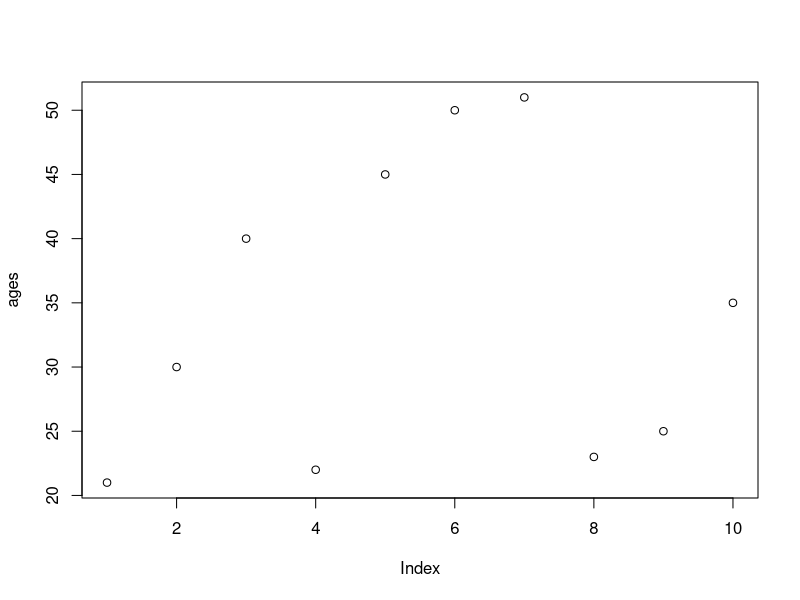
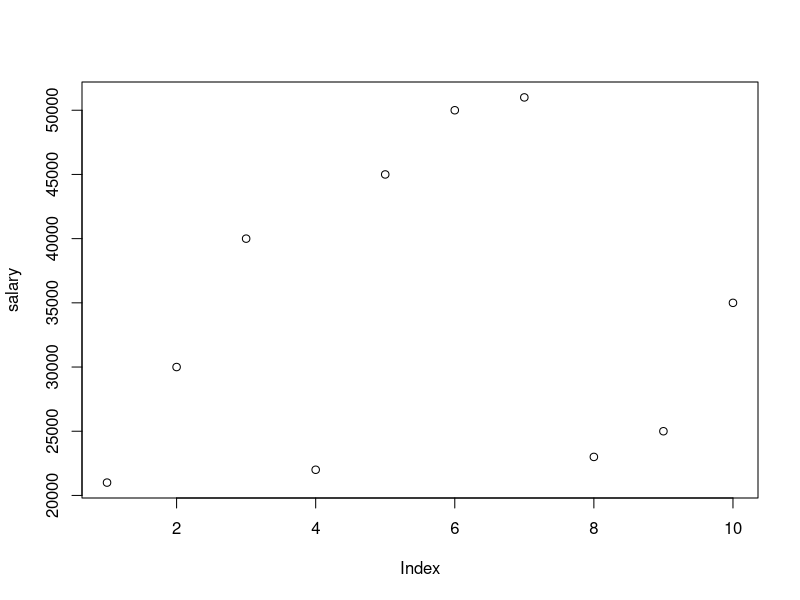
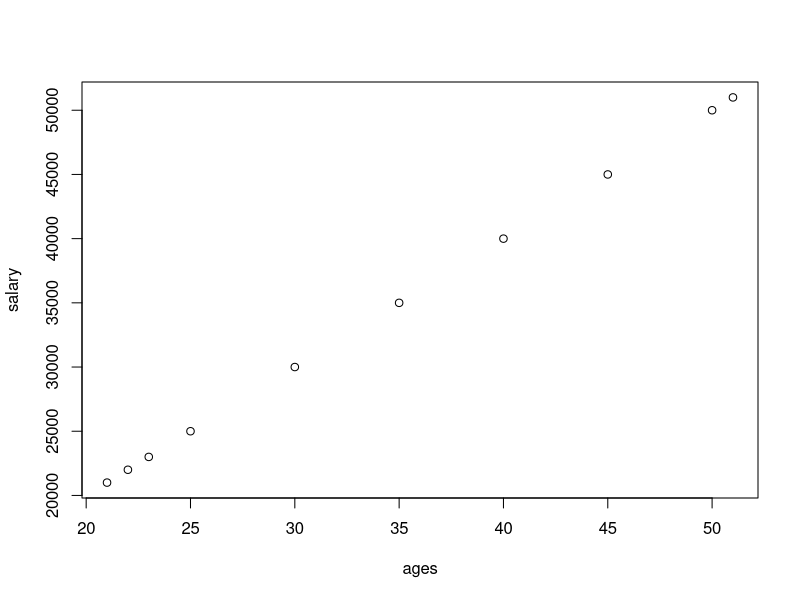
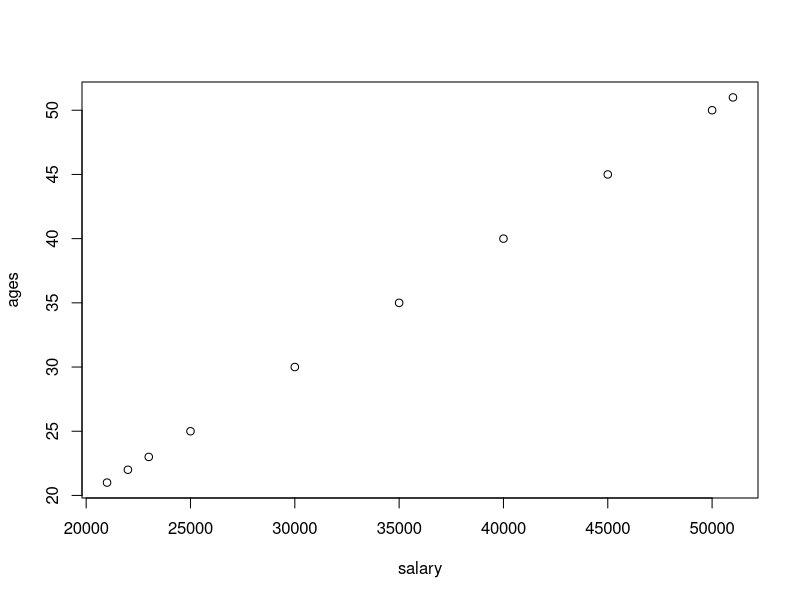
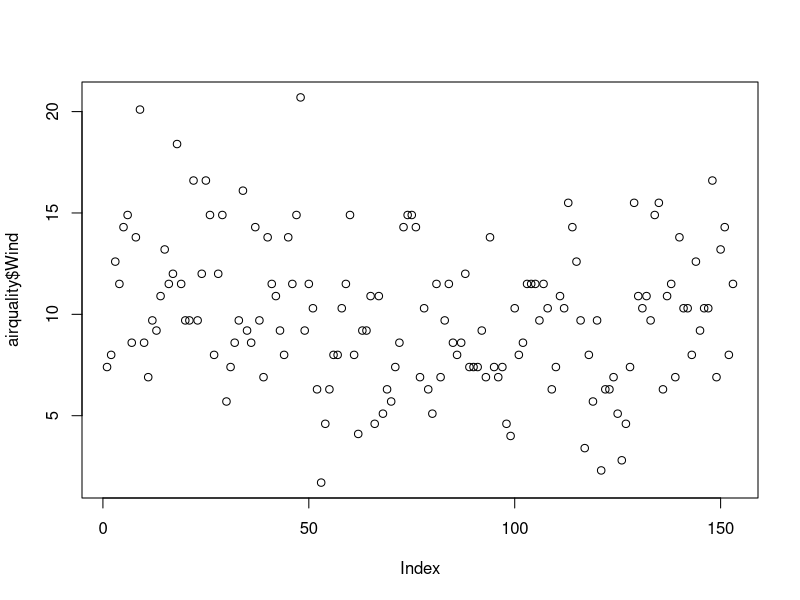
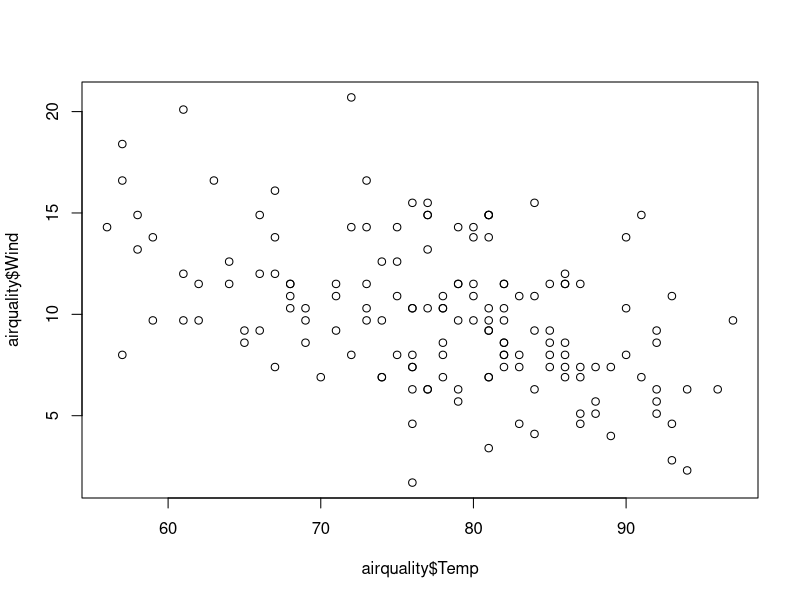
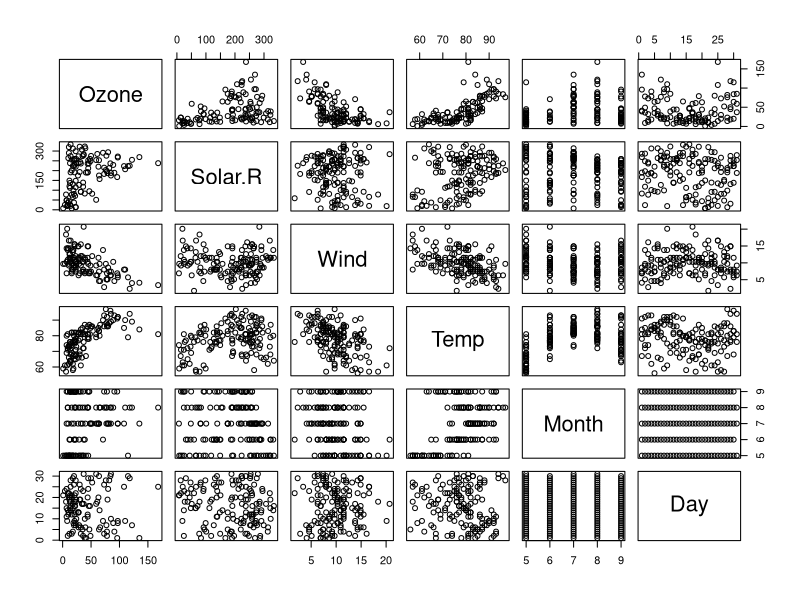
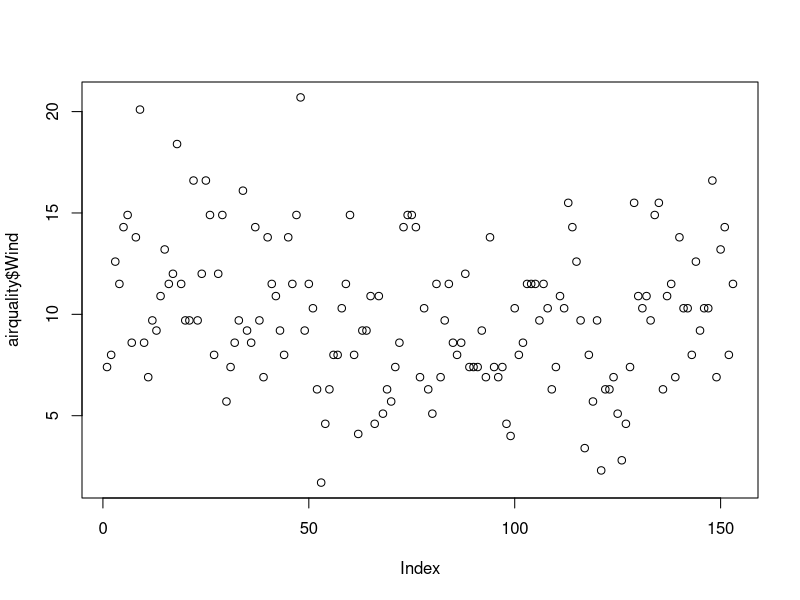

Write the R code that produced these figures, in order.
ages<-c(21,30,40,22,45,50,51,23,25,35)
plot(ages)

salary<-c(21000,30000,40000,22000,45000,50000,51000,23000,25000,35000)
plot(salary)

plot(ages,salary)
plot(salary,ages)

help(plot)


airquality <- datasets::airquality
head(airquality,10)
tail(airquality,10)
names(airquality)


airquality[,c(1,2)]

df<-airquality[,-6] 
df

summary(airquality[,1]) 

airquality$Wind 

summary(airquality$Wind) 


summary(airquality) 


plot(airquality$Wind)
plot(airquality$Temp,airquality$Wind,type="p") 
plot(airquality) #scatterplot
help(plot)

plot(airquality$Wind, type= "p") 
plot(airquality$Wind, type= "l")
plot(airquality$Wind, type= "b")

plot(airquality$Wind, 
     xlab = 'Ozone Concentration', 
     ylab = 'No of Instances', 
     main = 'Ozone levels in NY city',
     col = 'blue',
     type='l')

plot(airquality,col='red')

plot(airquality$Ozone,airquality$Solar.R)
plot(airquality$Solar.R,airquality$Ozone)
barplot(airquality$Ozone, 
        main = 'Ozone Concenteration in air',
        ylab = 'ozone levels', 
        col= 'blue',
        horiz = T,
        axes=F)
help(barplot)
hist(airquality$Temp)
hist(airquality$Temp, 
     main = 'Solar Radiation values in air',
     xlab = 'Solar rad.', 
     col='blue',
     border='red')
help(hist)
help(boxplot)
boxplot(airquality$Wind,
        main="Boxplot",
        col="green",
        border='red',
        horizontal=T)
boxplot.stats(airquality$Wind)$out
airquality$Ozone
boxplot(airquality[,1:4],
        main='Multiple',
        horizontal=TRUE,
        col='pink')
help(par)
par(mfrow=c(3,3),mar=c(2,5,2,1),  las=0, bty="o")
plot(airquality$Ozone)
plot(airquality$Ozone, airquality$Wind)
plot(airquality$Ozone, type= "l")
plot(airquality$Ozone, type= "l")
plot(airquality$Ozone, type= "l")
barplot(airquality$Ozone, main = 'Ozone Concenteration in air',
        xlab = 'ozone levels', col='green',horiz = TRUE)
hist(airquality$Solar.R)
boxplot(airquality$Solar.R)
boxplot(airquality[,0:4])
airquality
max(airquality$Wind)
min(airquality$Temp)
mean(airquality$Solar.R)
mean(airquality$Solar.R,na.rm=T)
median(airquality$Ozone)
median(airquality$Ozone,na.rm=T)
var(airquality$Wind)
sd(airquality$Ozone)
sd(airquality$Ozone, na.rm = T)
plot(density(airquality$Wind))
plot(density(airquality$Ozone,na.rm=T))
e_quakes<-datasets::quakes
var(e_quakes$mag)
mean(e_quakes$mag)